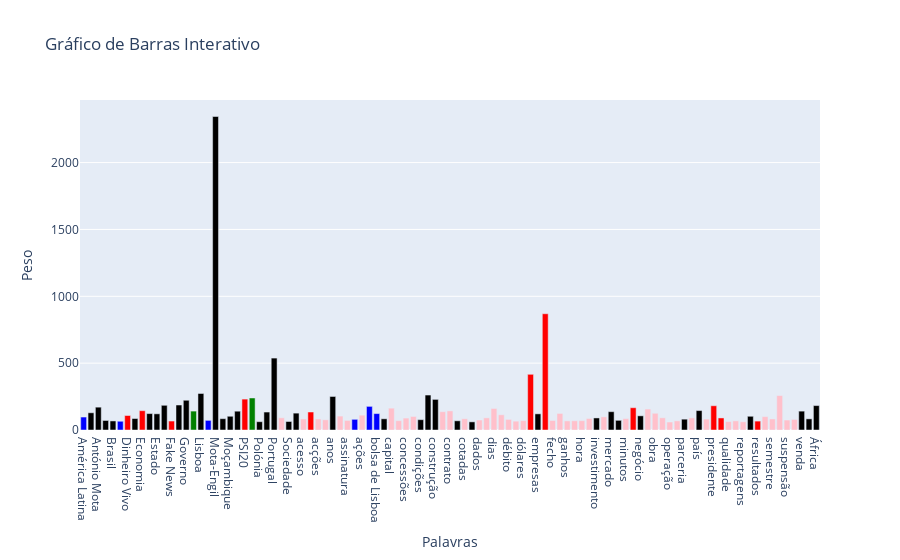

The code cell stored with this chart in its notebook:
### Code cell
import plotly.graph_objects as go



frequencias = df["keywords"].iloc[4]
frequencias = {word: data for word, data in frequencias.items() if data["filter"] >= 0.1}

# Step 1: Extract words, counts, and classes
palavras = list(frequencias.keys())
valores = [data['weight'] for data in frequencias.values()]
classes = [list(data['type']) for data in frequencias.values()]


# Step 2: Define color mapping for classes
color_map = {
    'ORG': 'blue',
    'PER': 'green',
    'MISC': 'red',
    "WORD": "pink",
    "LOC": "black"
}

# Step 3: Assign colors based on class
marker_colors = [
    color_map[class_name[0]] if isinstance(class_name, list) else color_map[class_name]
    for class_name in classes
]
# Step 4: Create the bar chart
fig = go.Figure(data=[
    go.Bar(
        x=palavras,
        y=valores,
        marker_color=marker_colors,
        hovertemplate="<b>%{x}</b><br>Weight: %{y}<br>Class: %{customdata}<extra></extra>",
        customdata=classes  # Adding class data for hover information
    )
])

fig.update_layout(
    title='Gráfico de Barras Interativo',
    xaxis_title='Palavras',
    yaxis_title='Peso',
)

fig.show()

### Figure 1 — Plotly figure (JSON) as saved in the notebook; plotly's stock layout.template omitted (floating-point values rounded to 4 significant figures; data arrays with more than 128 entries replaced by an {"elided": "..."} marker saying what was removed)
{"data": [{"customdata": {"elided": "101 rows, 163 str values in total"}, "hovertemplate": "<b>%{x}</b><br>Weight: %{y}<br>Class: %{customdata}<extra></extra>", "marker": {"color": ["blue", "black", "black", "black", "black", "blue", "red", "black", "red", "black", "black", "black", "red", "black", "black", "green", "black", "blue", "black", "black", "black", "black", "red", "green", "black", "black", "black", "pink", "black", "black", "pink", "red", "pink", "pink", "black", "pink", "pink", "blue", "pink", "blue", "blue", "black", "pink", "pink", "pink", "pink", "black", "black", "black", "pink", "pink", "black", "pink", "black", "pink", "pink", "pink", "pink", "pink", "pink", "pink", "red", "black", "red", "pink", "pink", "pink", "pink", "pink", "pink", "black", "pink", "black", "black", "pink", "red", "black", "pink", "pink", "pink", "pink", "pink", "black", "pink", "black", "pink", "red", "red", "pink", "pink", "pink", "black", "red", "pink", "pink", "pink", "pink", "pink", "black", "black", "black"]}, "type": "bar", "x": ["América Latina", "Angola", "António Mota", "Anónimo", "Brasil", "Comissão do Mercado de Valores Mobiliários", "Dinheiro Vivo", "EUA", "Economia", "Em Portugal", "Estado", "Europa", "Fake News", "Ganhos da Mota-Engil", "Governo", "Jorge Coelho", "Lisboa", "Líder", "Mota-Engil", "Mota-Engil África", "Moçambique", "México", "PSI20", "Paulo Portas", "Polónia", "Portas", "Portugal", "Restantes", "Sociedade", "VISA", "acesso", "acordo", "acções", "administração", "anos", "artigos", "assinatura", "aumento", "ações", "bolsa", "bolsa de Lisboa", "campanha", "capital", "concessão", "concessões", "concurso", "condições", "construtora", "construção", "conta", "contrato", "contratos", "cotadas", "crescimento", "dados", "destaque", "dias", "direitos", "débito", "dívida", "dólares", "empresa", "empresas", "euros", "fecho", "fonte", "ganhos", "gestão", "hora", "horas", "investimento", "marca", "mercado", "ministro", "minutos", "mundo", "negócio", "negócios", "obra", "obras", "operação", "pagamentos", "parceria", "participação", "país", "período", "presidente", "processo", "qualidade", "queda", "reportagens", "resposta", "resultados", "semana", "semestre", "subida", "suspensão", "terreno", "venda", "volume", "África"], "y": [96.95, 128.8, 170.8, 71.3, 67.75, 65.35, 108.4, 85.75, 144.4, 122.7, 121.1, 184.8, 67.05, 186.8, 222.5, 141.4, 273.1, 71.95, 2345.0, 84.7, 102.8, 140.7, 231.1, 239.5, 62.1, 134.3, 537.9, 91.5, 63.6, 126.1, 82.7, 134.5, 82.7, 76.55, 250.7, 104.0, 71.65, 79.7, 111.1, 176.6, 122.7, 83.7, 163.3, 69.85, 89.1, 101.3, 77.15, 261.5, 228.9, 136.8, 142.9, 68.7, 84.45, 60.9, 74.7, 90.95, 160.9, 113.8, 79.45, 66.15, 70.45, 416.6, 120.8, 869.5, 71.1, 124.0, 68.05, 68.9, 69.9, 86.2, 90.15, 98.6, 137.0, 72.25, 85.4, 166.6, 106.0, 156.7, 125.0, 91.45, 59.75, 68.55, 81.0, 90.5, 145.2, 81.95, 181.4, 90.1, 63.1, 68.6, 61.75, 102.6, 66.6, 100.2, 82.85, 257.6, 74.5, 79.3, 141.1, 83.3, 182.7]}], "layout": {"title": {"text": "Gráfico de Barras Interativo"}, "xaxis": {"title": {"text": "Palavras"}}, "yaxis": {"title": {"text": "Peso"}}}}
